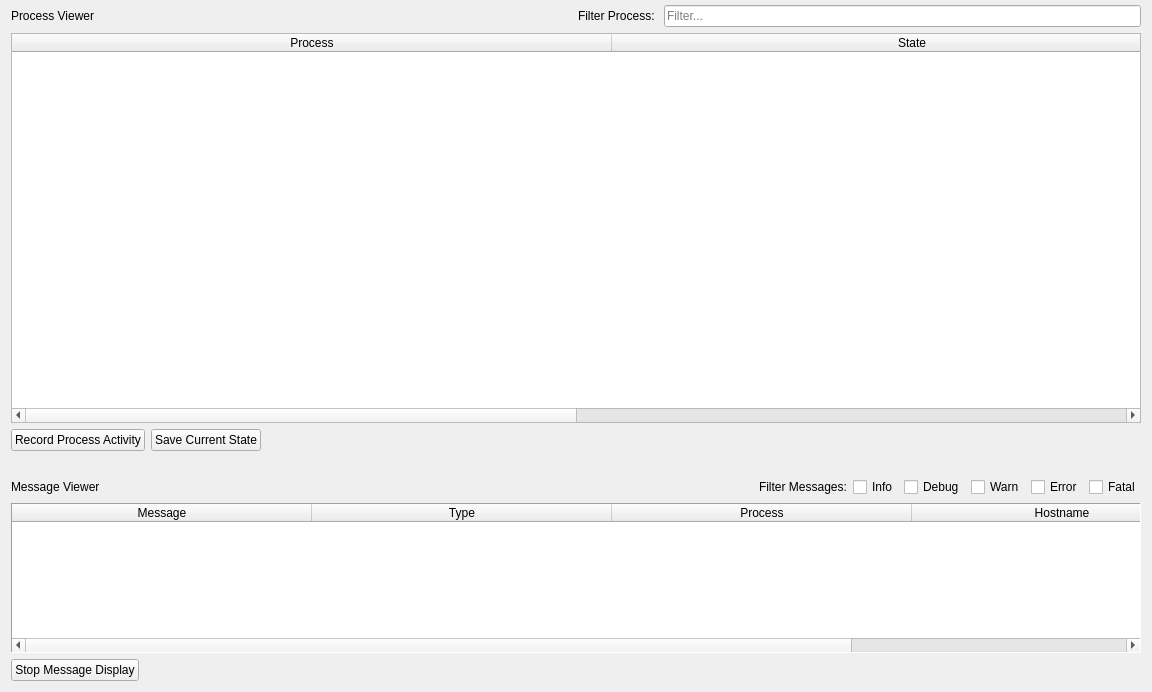
<?xml version="1.0" encoding="UTF-8"?>
<ui version="4.0">
 <class>PerformanceMonitorViewer</class>
 <widget class="QWidget" name="PerformanceMonitorViewer">
  <property name="geometry">
   <rect>
    <x>0</x>
    <y>0</y>
    <width>1152</width>
    <height>692</height>
   </rect>
  </property>
  <property name="sizePolicy">
   <sizepolicy hsizetype="Preferred" vsizetype="Expanding">
    <horstretch>0</horstretch>
    <verstretch>0</verstretch>
   </sizepolicy>
  </property>
  <property name="windowTitle">
   <string>Form</string>
  </property>
  <property name="statusTip">
   <string>Allow the control and monitor of processes and messages</string>
  </property>
  <layout class="QGridLayout" name="gridLayout">
   <property name="topMargin">
    <number>5</number>
   </property>
   <item row="0" column="0">
    <layout class="QHBoxLayout" name="horizontal_layout">
     <item>
      <widget class="QLabel" name="label">
       <property name="text">
        <string>Process Viewer</string>
       </property>
      </widget>
     </item>
     <item>
      <spacer name="horizontal_spacer_3">
       <property name="orientation">
        <enum>Qt::Horizontal</enum>
       </property>
       <property name="sizeHint" stdset="0">
        <size>
         <width>40</width>
         <height>20</height>
        </size>
       </property>
      </spacer>
     </item>
     <item>
      <widget class="QLabel" name="label_4">
       <property name="text">
        <string>Filter Process: </string>
       </property>
      </widget>
     </item>
     <item>
      <widget class="QLineEdit" name="line_edit">
       <property name="cursor">
        <cursorShape>ArrowCursor</cursorShape>
       </property>
       <property name="mouseTracking">
        <bool>true</bool>
       </property>
       <property name="focusPolicy">
        <enum>Qt::ClickFocus</enum>
       </property>
       <property name="contextMenuPolicy">
        <enum>Qt::NoContextMenu</enum>
       </property>
       <property name="acceptDrops">
        <bool>true</bool>
       </property>
       <property name="placeholderText">
        <string>Filter...</string>
       </property>
      </widget>
     </item>
    </layout>
   </item>
   <item row="6" column="0">
    <layout class="QHBoxLayout" name="horizontal_layout_4">
     <item>
      <widget class="QPushButton" name="stop_display_button">
       <property name="text">
        <string>Stop Message Display</string>
       </property>
       <property name="icon">
        <iconset resource="../resources/images.qrc">
         <normaloff>:/images/images/ic_pause_24px.svg</normaloff>
         <normalon>:/images/images/ic_play_arrow_24px.svg</normalon>
         <activeon>:/images/images/ic_play_arrow_24px.svg</activeon>
         <selectedon>:/images/images/ic_play_arrow_24px.svg</selectedon>:/images/images/ic_pause_24px.svg</iconset>
       </property>
       <property name="checkable">
        <bool>true</bool>
       </property>
      </widget>
     </item>
     <item>
      <spacer name="horizontal_spacer_5">
       <property name="orientation">
        <enum>Qt::Horizontal</enum>
       </property>
       <property name="sizeHint" stdset="0">
        <size>
         <width>40</width>
         <height>20</height>
        </size>
       </property>
      </spacer>
     </item>
    </layout>
   </item>
   <item row="4" column="0">
    <layout class="QHBoxLayout" name="horizontal_layout_2">
     <item>
      <widget class="QLabel" name="label_2">
       <property name="text">
        <string>Message Viewer</string>
       </property>
      </widget>
     </item>
     <item>
      <spacer name="horizontal_spacer">
       <property name="orientation">
        <enum>Qt::Horizontal</enum>
       </property>
       <property name="sizeType">
        <enum>QSizePolicy::Fixed</enum>
       </property>
       <property name="sizeHint" stdset="0">
        <size>
         <width>100</width>
         <height>20</height>
        </size>
       </property>
      </spacer>
     </item>
     <item>
      <spacer name="horizontal_spacer_2">
       <property name="orientation">
        <enum>Qt::Horizontal</enum>
       </property>
       <property name="sizeType">
        <enum>QSizePolicy::Expanding</enum>
       </property>
       <property name="sizeHint" stdset="0">
        <size>
         <width>15</width>
         <height>20</height>
        </size>
       </property>
      </spacer>
     </item>
     <item>
      <widget class="QLabel" name="label_3">
       <property name="text">
        <string>Filter Messages:</string>
       </property>
      </widget>
     </item>
     <item>
      <widget class="QCheckBox" name="checkBox">
       <property name="maximumSize">
        <size>
         <width>100</width>
         <height>16777215</height>
        </size>
       </property>
       <property name="text">
        <string>Info</string>
       </property>
      </widget>
     </item>
     <item>
      <widget class="QCheckBox" name="checkBox_2">
       <property name="maximumSize">
        <size>
         <width>100</width>
         <height>16777215</height>
        </size>
       </property>
       <property name="text">
        <string>Debug</string>
       </property>
      </widget>
     </item>
     <item>
      <widget class="QCheckBox" name="checkBox_3">
       <property name="maximumSize">
        <size>
         <width>100</width>
         <height>16777215</height>
        </size>
       </property>
       <property name="text">
        <string>Warn</string>
       </property>
      </widget>
     </item>
     <item>
      <widget class="QCheckBox" name="checkBox_5">
       <property name="maximumSize">
        <size>
         <width>100</width>
         <height>16777215</height>
        </size>
       </property>
       <property name="text">
        <string>Error</string>
       </property>
      </widget>
     </item>
     <item>
      <widget class="QCheckBox" name="checkBox_4">
       <property name="maximumSize">
        <size>
         <width>100</width>
         <height>16777215</height>
        </size>
       </property>
       <property name="text">
        <string>Fatal</string>
       </property>
      </widget>
     </item>
    </layout>
   </item>
   <item row="2" column="0">
    <layout class="QHBoxLayout" name="horizontal_layout_3">
     <item>
      <widget class="QPushButton" name="push_button_2">
       <property name="text">
        <string>Record Process Activity</string>
       </property>
       <property name="icon">
        <iconset resource="../resources/images.qrc">
         <normaloff>:/images/images/ic_radio_button_on_24px.svg</normaloff>
         <normalon>:/images/images/ic_pause_24px.svg</normalon>
         <disabledoff>:/images/images/ic_pause_24px.svg</disabledoff>
         <disabledon>:/images/images/ic_pause_24px.svg</disabledon>
         <activeoff>:/images/images/ic_radio_button_on_24px.svg</activeoff>
         <activeon>:/images/images/ic_pause_24px.svg</activeon>
         <selectedoff>:/images/images/ic_radio_button_on_24px.svg</selectedoff>
         <selectedon>:/images/images/ic_pause_24px.svg</selectedon>:/images/images/ic_radio_button_on_24px.svg</iconset>
       </property>
       <property name="checkable">
        <bool>true</bool>
       </property>
      </widget>
     </item>
     <item>
      <widget class="QPushButton" name="push_button_4">
       <property name="text">
        <string>Save Current State</string>
       </property>
       <property name="icon">
        <iconset resource="../resources/images.qrc">
         <normaloff>:/images/images/ .svg</normaloff>:/images/images/ .svg</iconset>
       </property>
      </widget>
     </item>
     <item>
      <spacer name="horizontal_spacer_4">
       <property name="orientation">
        <enum>Qt::Horizontal</enum>
       </property>
       <property name="sizeHint" stdset="0">
        <size>
         <width>40</width>
         <height>20</height>
        </size>
       </property>
      </spacer>
     </item>
    </layout>
   </item>
   <item row="3" column="0">
    <spacer name="vertical_spacer">
     <property name="orientation">
      <enum>Qt::Vertical</enum>
     </property>
     <property name="sizeType">
      <enum>QSizePolicy::Minimum</enum>
     </property>
     <property name="sizeHint" stdset="0">
      <size>
       <width>5</width>
       <height>20</height>
      </size>
     </property>
    </spacer>
   </item>
   <item row="5" column="0">
    <widget class="QTableWidget" name="table_widget">
     <property name="sizePolicy">
      <sizepolicy hsizetype="Expanding" vsizetype="Minimum">
       <horstretch>0</horstretch>
       <verstretch>0</verstretch>
      </sizepolicy>
     </property>
     <property name="maximumSize">
      <size>
       <width>16777215</width>
       <height>150</height>
      </size>
     </property>
     <property name="frameShape">
      <enum>QFrame::Panel</enum>
     </property>
     <property name="lineWidth">
      <number>1</number>
     </property>
     <property name="dragDropMode">
      <enum>QAbstractItemView::NoDragDrop</enum>
     </property>
     <property name="showGrid">
      <bool>true</bool>
     </property>
     <attribute name="horizontalHeaderDefaultSectionSize">
      <number>300</number>
     </attribute>
     <attribute name="verticalHeaderMinimumSectionSize">
      <number>220</number>
     </attribute>
     <column>
      <property name="text">
       <string>Message</string>
      </property>
     </column>
     <column>
      <property name="text">
       <string>Type</string>
      </property>
     </column>
     <column>
      <property name="text">
       <string>Process</string>
      </property>
     </column>
     <column>
      <property name="text">
       <string>Hostname</string>
      </property>
     </column>
    </widget>
   </item>
   <item row="1" column="0">
    <widget class="QTableWidget" name="table_process_viewer">
     <property name="focusPolicy">
      <enum>Qt::NoFocus</enum>
     </property>
     <property name="contextMenuPolicy">
      <enum>Qt::CustomContextMenu</enum>
     </property>
     <property name="selectionMode">
      <enum>QAbstractItemView::SingleSelection</enum>
     </property>
     <property name="selectionBehavior">
      <enum>QAbstractItemView::SelectRows</enum>
     </property>
     <property name="textElideMode">
      <enum>Qt::ElideNone</enum>
     </property>
     <attribute name="horizontalHeaderDefaultSectionSize">
      <number>600</number>
     </attribute>
     <column>
      <property name="text">
       <string>Process</string>
      </property>
     </column>
     <column>
      <property name="text">
       <string>State</string>
      </property>
     </column>
    </widget>
   </item>
  </layout>
 </widget>
 <resources>
  <include location="../resources/images.qrc"/>
 </resources>
 <connections/>
</ui>
